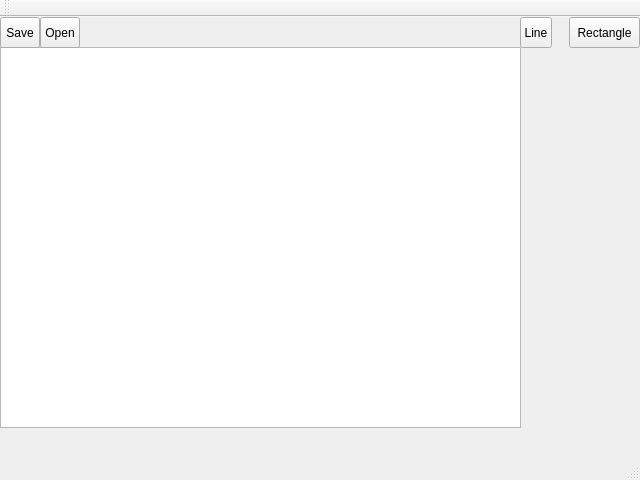
<?xml version="1.0" encoding="UTF-8"?>
<ui version="4.0">
 <class>MainWindow</class>
 <widget class="QMainWindow" name="MainWindow">
  <property name="geometry">
   <rect>
    <x>0</x>
    <y>0</y>
    <width>640</width>
    <height>480</height>
   </rect>
  </property>
  <property name="windowTitle">
   <string>MainWindow</string>
  </property>
  <widget class="QWidget" name="centralWidget">
   <widget class="QWidget" name="toolsWidget" native="true">
    <property name="geometry">
     <rect>
      <x>520</x>
      <y>0</y>
      <width>120</width>
      <height>411</height>
     </rect>
    </property>
    <property name="sizePolicy">
     <sizepolicy hsizetype="MinimumExpanding" vsizetype="Preferred">
      <horstretch>0</horstretch>
      <verstretch>0</verstretch>
     </sizepolicy>
    </property>
    <property name="minimumSize">
     <size>
      <width>120</width>
      <height>0</height>
     </size>
    </property>
    <widget class="QToolButton" name="butLine">
     <property name="geometry">
      <rect>
       <x>0</x>
       <y>0</y>
       <width>32</width>
       <height>31</height>
      </rect>
     </property>
     <property name="text">
      <string>Line</string>
     </property>
     <property name="iconSize">
      <size>
       <width>24</width>
       <height>24</height>
      </size>
     </property>
    </widget>
    <widget class="QToolButton" name="butRectangle">
     <property name="geometry">
      <rect>
       <x>49</x>
       <y>0</y>
       <width>71</width>
       <height>31</height>
      </rect>
     </property>
     <property name="text">
      <string>Rectangle</string>
     </property>
     <property name="iconSize">
      <size>
       <width>24</width>
       <height>24</height>
      </size>
     </property>
    </widget>
    <widget class="VEPolyLineSettings" name="polylineSettings" native="true">
     <property name="geometry">
      <rect>
       <x>0</x>
       <y>30</y>
       <width>120</width>
       <height>50</height>
      </rect>
     </property>
     <property name="minimumSize">
      <size>
       <width>0</width>
       <height>50</height>
      </size>
     </property>
    </widget>
    <widget class="VERectangleSettings" name="rectangleSettings" native="true">
     <property name="geometry">
      <rect>
       <x>0</x>
       <y>30</y>
       <width>120</width>
       <height>181</height>
      </rect>
     </property>
     <property name="minimumSize">
      <size>
       <width>0</width>
       <height>50</height>
      </size>
     </property>
    </widget>
    <zorder>butLine</zorder>
    <zorder>butRectangle</zorder>
    <zorder>rectangleSettings</zorder>
    <zorder>polylineSettings</zorder>
   </widget>
   <widget class="QToolButton" name="butOpen">
    <property name="enabled">
     <bool>true</bool>
    </property>
    <property name="geometry">
     <rect>
      <x>40</x>
      <y>0</y>
      <width>40</width>
      <height>31</height>
     </rect>
    </property>
    <property name="text">
     <string>Open</string>
    </property>
    <property name="iconSize">
     <size>
      <width>24</width>
      <height>24</height>
     </size>
    </property>
   </widget>
   <widget class="QToolButton" name="butSave">
    <property name="geometry">
     <rect>
      <x>0</x>
      <y>0</y>
      <width>40</width>
      <height>31</height>
     </rect>
    </property>
    <property name="text">
     <string>Save</string>
    </property>
    <property name="iconSize">
     <size>
      <width>24</width>
      <height>24</height>
     </size>
    </property>
   </widget>
   <widget class="VEWorkplaceView" name="workplaceView">
    <property name="geometry">
     <rect>
      <x>0</x>
      <y>30</y>
      <width>521</width>
      <height>381</height>
     </rect>
    </property>
   </widget>
   <zorder>splitter</zorder>
   <zorder>butOpen</zorder>
   <zorder>butSave</zorder>
   <zorder>toolsWidget</zorder>
  </widget>
  <widget class="QMenuBar" name="menuBar">
   <property name="geometry">
    <rect>
     <x>0</x>
     <y>0</y>
     <width>640</width>
     <height>25</height>
    </rect>
   </property>
  </widget>
  <widget class="QToolBar" name="mainToolBar">
   <attribute name="toolBarArea">
    <enum>TopToolBarArea</enum>
   </attribute>
   <attribute name="toolBarBreak">
    <bool>false</bool>
   </attribute>
  </widget>
  <widget class="QStatusBar" name="statusBar"/>
  <action name="actionHelp">
   <property name="text">
    <string>Справка</string>
   </property>
  </action>
  <action name="actionQuit">
   <property name="text">
    <string>Выход</string>
   </property>
  </action>
 </widget>
 <layoutdefault spacing="6" margin="11"/>
 <customwidgets>
  <customwidget>
   <class>VERectangleSettings</class>
   <extends>QWidget</extends>
   <header>verectanglesettings.h</header>
   <container>1</container>
  </customwidget>
  <customwidget>
   <class>VEPolyLineSettings</class>
   <extends>QWidget</extends>
   <header>vepolylinesettings.h</header>
   <container>1</container>
  </customwidget>
  <customwidget>
   <class>VEWorkplaceView</class>
   <extends>QGraphicsView</extends>
   <header>veworkplaceview.h</header>
  </customwidget>
 </customwidgets>
 <resources/>
 <connections>
  <connection>
   <sender>actionQuit</sender>
   <signal>triggered()</signal>
   <receiver>MainWindow</receiver>
   <slot>close()</slot>
   <hints>
    <hint type="sourcelabel">
     <x>-1</x>
     <y>-1</y>
    </hint>
    <hint type="destinationlabel">
     <x>319</x>
     <y>239</y>
    </hint>
   </hints>
  </connection>
 </connections>
</ui>
